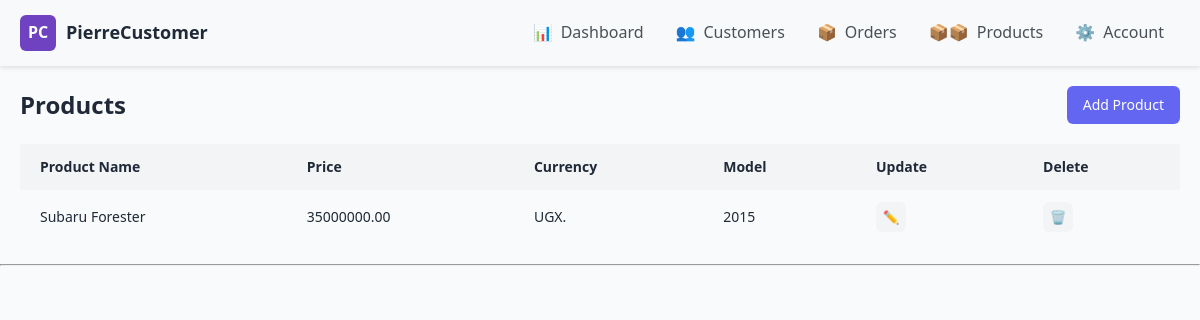
/productsPage/, run on an earlier commit of the app's database.
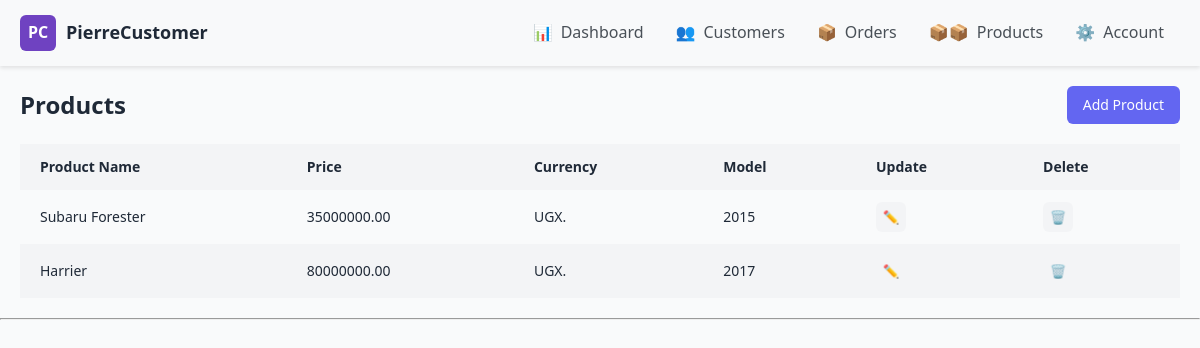
And on a later commit of the database.
### pierre_CMS_App/models.py (models this page shows, shortened)
class Product(models.Model):
    CURRENCY = (
        ("UGX.", "UGX."),
        ("USD.", "USD."),
        ("EUR.", "EUR."),
        ("KSH.", "KSH."),
    )
    name = models.CharField(max_length=200, null=True)
    price = models.DecimalField(max_digits=10, decimal_places=2, null=True) #decimal field coz of currency/ monetary nature.
    product_model = models.CharField(max_length=200, null=True)
    date_created = models.DateTimeField(auto_now_add=True, null=True)
    currency = models.CharField(max_length=10, choices=CURRENCY, default='UGX.')

### pierre_CMS_App/views.py (the view)
# urls.py: path('productsPage/', views.products, name ='productsPage'),
def products(request):
    products = Product.objects.all()
    prodPageForm = ProductForm(request)
    context = {
        'products': products,
        'prodPageForm': prodPageForm,
    }
    return render(request, 'pierre_CMS_App/productsPage.html', context)

### pierre_CMS_App/templates/pierre_CMS_App/productsPage.html
{% extends "pierre_CMS_App/main.html" %}
{% block content %}
<div class="main">
    <div class="page-header">
        <h1 class="page-title">Products</h1>
        <a class="btn btn-primary" href="{% url 'addProduct' %}" style="text-decoration: none;">Add Product</a>
    </div>
    <table>
        <thead>
            <tr>
                <th>Product Name</th>
                <th>Price</th>
                <th>Currency</th>
                <th>Model</th>
                <th>Update</th>
                <th>Delete</th>
            </tr>
        </thead>
        <tbody>
            {% for prod in products %}
                <tr>
                    <td>{{prod.name}}</td>
                    <td>{{prod.price}}</td>
                    <td>{{prod.currency}}</td>
                    <td>{{prod.product_model}}</td>
                    <td>
                        <button class="btn-icon btn-edit">✏️</button>
                    </td>
                    <td>
                        <button class="btn-icon btn-delete">🗑️</button>
                    </td>
                </tr>
            {% endfor %}
        </tbody>
    </table>
</div>
{% endblock %}

What changed in the data, as far as the page shows it:
added Product: name "Harrier", price "80000000.00", currency "UGX.", product_model "2017"
